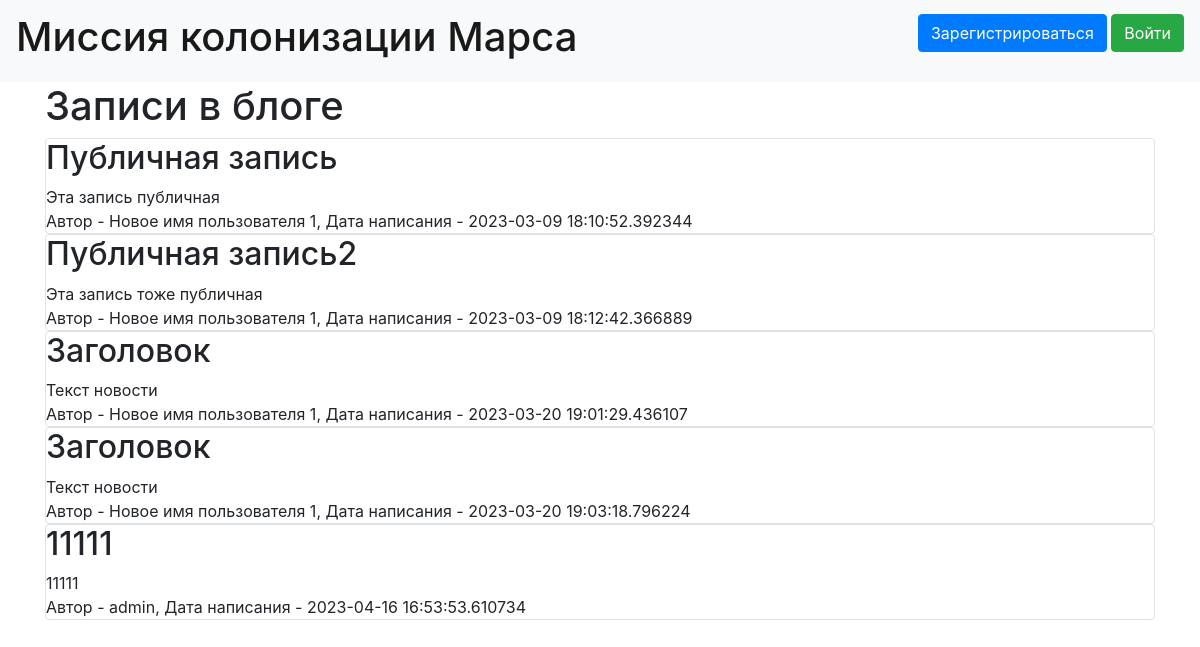
Before: / with the older database file.
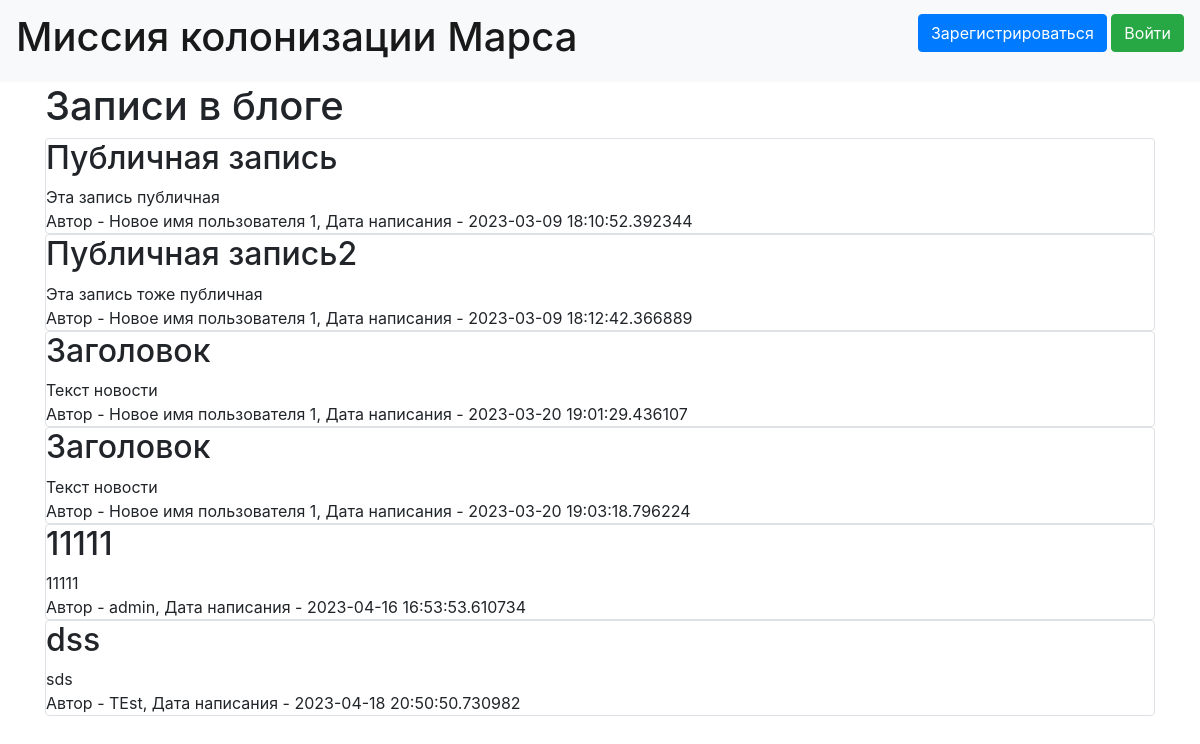
After: the same page with the newer database file.
### data/news.py (models this page shows)
class News(SqlAlchemyBase, SerializerMixin):
    __tablename__ = 'news'
    id = sqlalchemy.Column(sqlalchemy.Integer,
                           primary_key=True, autoincrement=True)
    title = sqlalchemy.Column(sqlalchemy.String, nullable=True)
    content = sqlalchemy.Column(sqlalchemy.String, nullable=True)
    created_date = sqlalchemy.Column(sqlalchemy.DateTime,
                                     default=datetime.datetime.now)
    is_private = sqlalchemy.Column(sqlalchemy.Boolean, default=True)
    user_id = sqlalchemy.Column(sqlalchemy.Integer,
                                sqlalchemy.ForeignKey("users.id"))
    user = orm.relationship('User')

### data/users.py (models this page shows, shortened)
class User(SqlAlchemyBase, UserMixin, SerializerMixin):
    __tablename__ = 'users'
    id = sqlalchemy.Column(sqlalchemy.Integer,
                           primary_key=True, autoincrement=True)
    name = sqlalchemy.Column(sqlalchemy.String, nullable=True)
    about = sqlalchemy.Column(sqlalchemy.String, nullable=True)
    email = sqlalchemy.Column(sqlalchemy.String,
                              index=True, unique=True, nullable=True)
    hashed_password = sqlalchemy.Column(sqlalchemy.String, nullable=True)
    created_date = sqlalchemy.Column(sqlalchemy.DateTime,
                                     default=datetime.datetime.now)
    news = orm.relationship('News', back_populates='user')

### main.py (the view)
    @app.route("/")
    def index():
        db_sess = db_session.create_session()
        if current_user.is_authenticated:
            news = db_sess.query(News).filter(
                (News.user == current_user) | (News.is_private != True))
        else:
            news = db_sess.query(News).filter(News.is_private != True)
        return render_template("index.html", news=news)

### data/db_session.py (called while the page is built)
def create_session() -> Session:
    global __factory
    return __factory()

### templates/index.html (shortened to what this page needs)
{% extends "base.html" %}
{% block content %}
<h1>Записи в блоге</h1>
{% for item in news%}
<div class="col-md6 border rounded">
    <h2>{{item.title}}</h2>
    <div>
        {{item.content}}
    </div>
    <div>
        Автор - {{item.user.name}}, Дата написания - {{item.created_date}}
    </div>
</div>
{% endfor %}
{% endblock %}

### templates/base.html (shortened to what this page needs)
<!doctype html>
<html lang="en">
<head>
    <link rel="stylesheet"
          href="https://stackpath.bootstrapcdn.com/bootstrap/4.4.1/css/bootstrap.min.css"
>
</head>
<body>
<header>
    <nav class="navbar navbar-light bg-light">
        <a class="navbar-brand" href="#"><h1>Миссия колонизации Марса</h1></a>
        {% if current_user.is_authenticated %}
    <a class="navbar-brand" href="/logout">{{ current_user.name }}</a>
{% else %}
    <p>
        <a class="btn btn-primary " href="/register">Зарегистрироваться</a>
        <a class="btn btn-success" href="/login">Войти</a>
    </p>
{% endif %}
    </nav>
</header>
<main role="main" class="container">
    {% block content %}{% endblock %}
</main>
</body>
</html>

Changed rows visible on the page:
added News: title "dss", content "sds", user.name "TEst", created_date "2023-04-18 20:50:50.730982"
